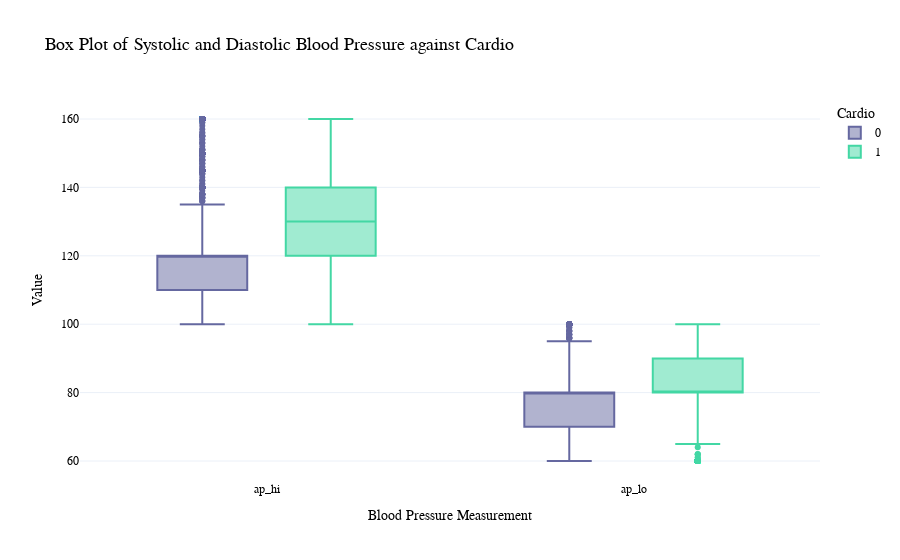

The cell this chart's notebook holds for it:
### Code cell
import pandas as pd
import plotly.express as px

# Clean the data by removing outliers for both systolic and diastolic blood pressure
df_cleaned = df.copy()
df_cleaned = df_cleaned[(df_cleaned['ap_hi'] <= df_cleaned['ap_hi'].quantile(0.975)) & 
                        (df_cleaned['ap_hi'] >= df_cleaned['ap_hi'].quantile(0.025))]
df_cleaned = df_cleaned[(df_cleaned['ap_lo'] <= df_cleaned['ap_lo'].quantile(0.975)) & 
                        (df_cleaned['ap_lo'] >= df_cleaned['ap_lo'].quantile(0.025))]

# Create a DataFrame containing only systolic and diastolic blood pressure measurements and the cardio variable
blood_pressure_cardio = df_cleaned[['ap_hi', 'ap_lo', 'cardio']]

# Melt the DataFrame to long format for plotting
blood_pressure_melted = pd.melt(blood_pressure_cardio, id_vars='cardio', 
                                var_name='Blood Pressure Measurement', 
                                value_name='Value')

# Create an interactive box plot for systolic and diastolic blood pressure against cardio
fig = px.box(blood_pressure_melted, 
             x='Blood Pressure Measurement', 
             y='Value', 
             color='cardio', 
             title='Box Plot of Systolic and Diastolic Blood Pressure against Cardio',
             labels={'cardio': 'Cardio', 'Blood Pressure Measurement': 'Blood Pressure Measurement'})

# Customize the layout
fig.update_layout(
    xaxis_title='Blood Pressure Measurement',
    yaxis_title='Value',
    plot_bgcolor='rgba(0,0,0,0)',  # Transparent plot background
    font=dict(family='Arial', size=12, color='black'),  # Font style and size
    title_font=dict(size=18),  # Title font size
    legend_title='Cardio'
)

# Show the interactive plot
fig.show()

### Figure 1 — Plotly figure (JSON) as saved in the notebook; plotly's stock layout.template omitted (floating-point values rounded to 4 significant figures; data arrays with more than 128 entries replaced by an {"elided": "..."} marker saying what was removed)
{"data": [{"alignmentgroup": "True", "hovertemplate": "Cardio=0<br>Blood Pressure Measurement=%{x}<br>Value=%{y}<extra></extra>", "legendgroup": "0", "marker": {"color": "#6568a0"}, "name": "0", "notched": false, "offsetgroup": "0", "orientation": "v", "showlegend": true, "x": {"elided": "66980 str values"}, "x0": " ", "xaxis": "x", "y": {"elided": "66980 int values"}, "y0": " ", "yaxis": "y", "type": "box"}, {"alignmentgroup": "True", "hovertemplate": "Cardio=1<br>Blood Pressure Measurement=%{x}<br>Value=%{y}<extra></extra>", "legendgroup": "1", "marker": {"color": "#43d7a4"}, "name": "1", "notched": false, "offsetgroup": "1", "orientation": "v", "showlegend": true, "x": {"elided": "64160 str values"}, "x0": " ", "xaxis": "x", "y": {"elided": "64160 int values"}, "y0": " ", "yaxis": "y", "type": "box"}], "layout": {"xaxis": {"anchor": "y", "domain": [0, 1], "title": {"text": "Blood Pressure Measurement"}}, "yaxis": {"anchor": "x", "domain": [0, 1], "title": {"text": "Value"}}, "legend": {"title": {"text": "Cardio"}, "tracegroupgap": 0}, "title": {"text": "Box Plot of Systolic and Diastolic Blood Pressure against Cardio", "font": {"size": 18}}, "boxmode": "group", "font": {"family": "Arial", "size": 12, "color": "black"}, "plot_bgcolor": "rgba(0,0,0,0)"}}
